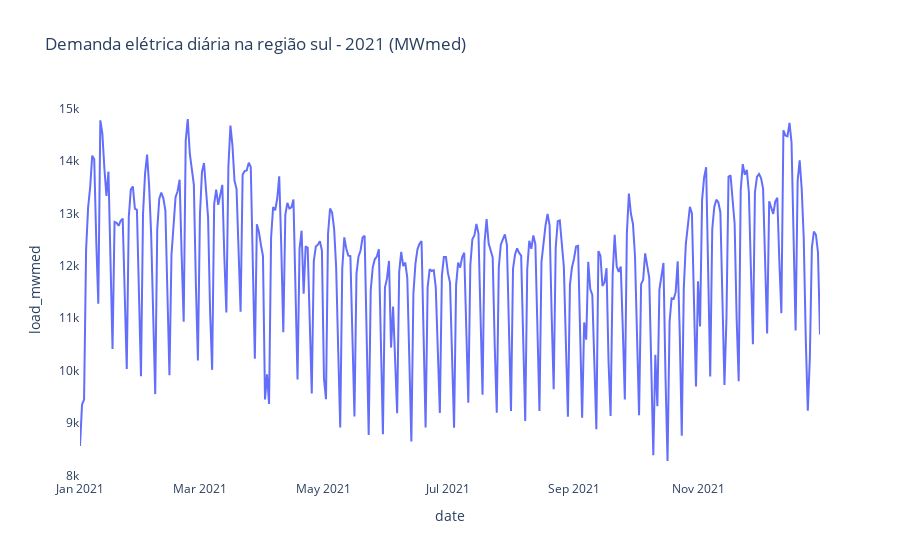

Here is the notebook cell this chart was saved with:
### Code cell
df_load_sul_2021 = df_load_sul[df_load_sul["ano"] == 2021]

fig = px.line(df_load_sul_2021, x = "date", y = "load_mwmed", title = "Demanda elétrica diária na região sul - 2021 (MWmed)")

fig.update_layout({
    'plot_bgcolor': 'rgba(0, 0, 0, 0)'
})

fig.show()

### Figure 1 — Plotly figure (JSON) as saved in the notebook; plotly's stock layout.template omitted (floating-point values rounded to 4 significant figures; data arrays with more than 128 entries replaced by an {"elided": "..."} marker saying what was removed)
{"data": [{"hovertemplate": "date=%{x}<br>load_mwmed=%{y}<extra></extra>", "legendgroup": "", "line": {"color": "#636efa", "dash": "solid"}, "marker": {"symbol": "circle"}, "mode": "lines", "name": "", "orientation": "v", "showlegend": false, "x": {"elided": "365 str values"}, "xaxis": "x", "y": {"elided": "365 float values"}, "yaxis": "y", "type": "scatter"}], "layout": {"xaxis": {"anchor": "y", "domain": [0, 1], "title": {"text": "date"}}, "yaxis": {"anchor": "x", "domain": [0, 1], "title": {"text": "load_mwmed"}}, "legend": {"tracegroupgap": 0}, "title": {"text": "Demanda elétrica diária na região sul - 2021 (MWmed)"}, "plot_bgcolor": "rgba(0, 0, 0, 0)"}}
